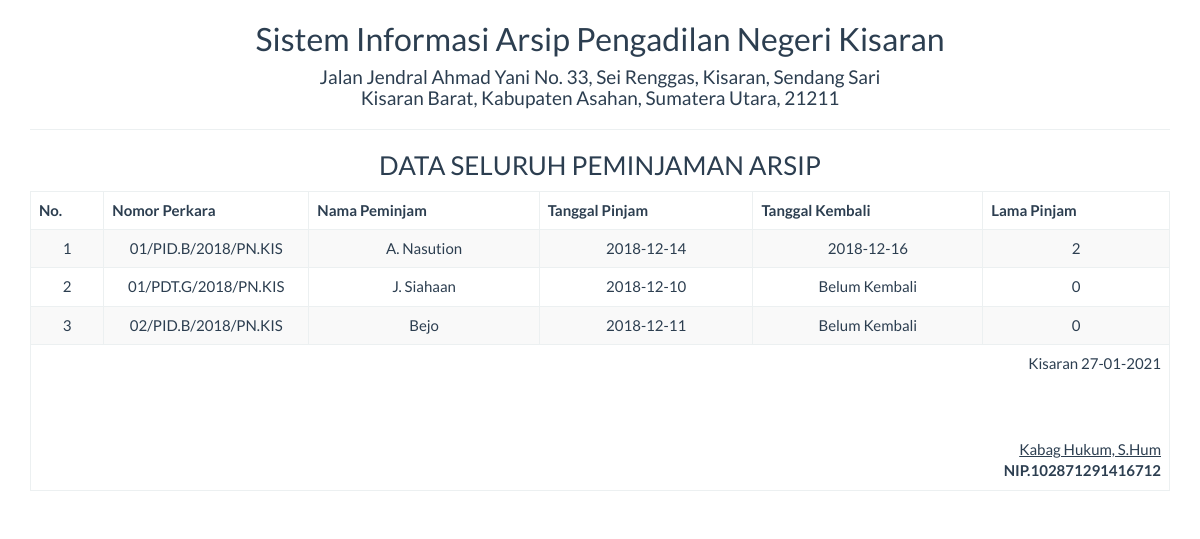
Screenshot of /report/peminjaman_semua.php with the database file from the repository.
### tables this page shows
CREATE TABLE `peminjaman` (
  `no_perkara` varchar(50) NOT NULL,
  `peminjam` varchar(50) NOT NULL,
  `tgl_pinjam` varchar(25) NOT NULL,
  `tgl_kembali` varchar(25) NOT NULL,
  `lama_pinjam` int(5) NOT NULL,
  `keterangan` varchar(100) NOT NULL,
  `id` int(5) NOT NULL
);

### report/peminjaman_semua.php (the view, shortened to what this page needs)
<!DOCTYPE html>
<html>
    <head>
        <link href="../Assets/css/bootstrap.min.css" rel="stylesheet" type="text/css"/>
    </head>
    <body onload="print()">
        <?php
        include '../config/koneksi.php';
        ?>
        <div class="container">
            <div class='row'>
                <div class="col-sm-12">
                    <div class="text-center">
                        <h2>Sistem Informasi Arsip Pengadilan Negeri Kisaran </h2>
                        <h4>Jalan Jendral Ahmad Yani No. 33, Sei Renggas, Kisaran, Sendang Sari <br> Kisaran Barat, Kabupaten Asahan, Sumatera Utara, 21211</h4>
                        <hr>
                        <h3>DATA SELURUH PEMINJAMAN ARSIP</h3>
                        <table class="table table-bordered table-striped table-hover">
                        <tbody>
                                <thead>
								<tr>
									<th>No.</th><th width="18%">Nomor Perkara</th><th>Nama Peminjam</th><th>Tanggal Pinjam</th><th>Tanggal Kembali</th><th>Lama Pinjam</th>
								</tr>
								</thead>
							<tbody>
                            <?php
                            $sql = "SELECT * FROM peminjaman";
                            $query = mysqli_query($koneksi, $sql) or die("SQL Anda Salah");
                            $nomor = 0;
                            while ($data = mysqli_fetch_array($query)) {
                                $nomor++;
                                ?>
                                <tr>
                                    <td><?= $nomor ?></td>
                                    <td><?= $data['no_perkara'] ?></td>
									                  <td><?= $data['peminjam'] ?></td>
                                    <td><?= $data['tgl_pinjam'] ?></td>
                                    <td><?= $data['tgl_kembali'] ?></td>
                                    <td><?= $data['lama_pinjam'] ?></td>
                                </tr>
                            <?php } ?>
							</tbody>
                        </tbody>
                            <tfoot>
                                <tr>
                                    <td colspan="8" class="text-right">
                                        Kisaran  <?= date("d-m-Y") ?>
                                        <br><br><br><br>
                                        <u>Kabag Hukum, S.Hum<strong></u><br>
                                        NIP.102871291416712
									</td>
								</tr>
							</tfoot>
                        </table>
                    </div>
                </div>
            </div>
    </body>
</html>

### rows the page displays
peminjaman: no_perkara "01/PID.B/2018/PN.KIS", peminjam "A. Nasution", tgl_pinjam "2018-12-14", tgl_kembali "2018-12-16", lama_pinjam "2"
peminjaman: no_perkara "01/PDT.G/2018/PN.KIS", peminjam "J. Siahaan", tgl_pinjam "2018-12-10", tgl_kembali "Belum Kembali", lama_pinjam "0"
peminjaman: no_perkara "02/PID.B/2018/PN.KIS", peminjam "Bejo", tgl_pinjam "2018-12-11", tgl_kembali "Belum Kembali", lama_pinjam "0"
